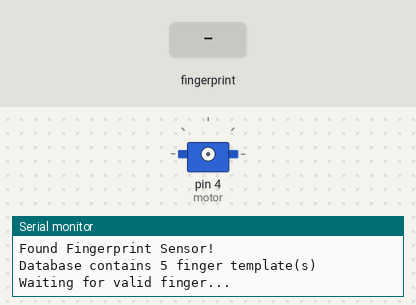
A sketch run on a simulated Arduino Mega 2560, built with avr-gcc and run on an emulated ATmega2560. Shown: servo, the last lines printed to the serial monitor. Inputs (shaded band) come from the test bench.

Above: at 2.2 s.
2.3 s: finger stored as number 1 placed on the sensor
At 3.2 s:
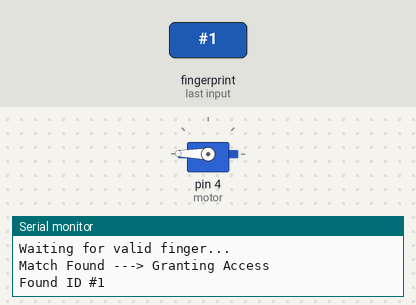
At 4.33 s:
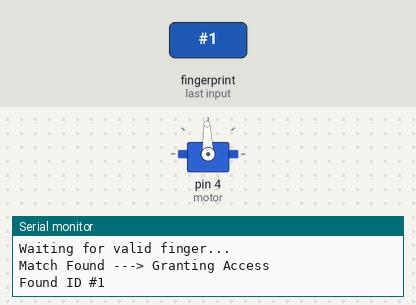
5.3 s: finger stored as number 1 placed on the sensor
At 6.99 s:
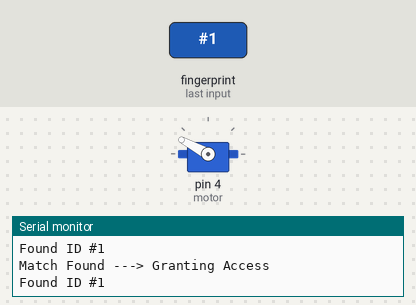
Timing chart, 0 to 9.3 s (numbered marks = the images above; inputs shaded):
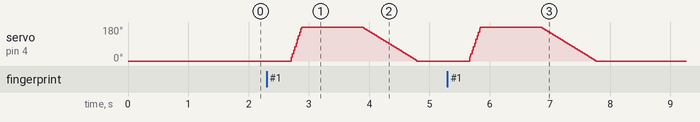

Measured:
- after the input at 2.3 s, servo on pin 4 (motor): rises from 0° to 180° in 1.2 s, then falls to 0° in 0.91 s
- after the input at 5.3 s, servo on pin 4 (motor): rises from 0° to 180° in 1.2 s, then falls to 0° in 0.91 s

The sketch:

FP_RFID_Working.ino
```cpp
/*
Author : Samdharsi Kumar
Make the following connections on Arduino MEGA

1.RFID EM-18
VCC - 5V
GND - GND
TX - 19(RX)  (Serial1)

2.Fingerprint Sensor Module
VCC (Red) - 5V
GND (Black) - GND
TX (Blue) - 16(RX)  (Serial2) (ignore board TX)
RX (Yellow) - 17(TX)

3.Servo MOTOR
VCC (Red) - 5V
GND (Brown) - GND
DATA (Orange) - 4

MEGA Serial Reference
Serial1 19(RX), 18(TX)
Serial2 16(RX), 17(TX)
Serial3 15(RX), 14(TX)
*/

#include <Servo.h>
//#include<SoftwareSerial.h>
#include <Adafruit_Fingerprint.h>

//SoftwareSerial rfid(19,18);
//SoftwareSerial fingerprint(16, 17);
int read_count=0;
int j=0,k=0,z=0; // Variables to iterate in for loops
char data_temp, RFID_data[12];
Servo motor;
char Saved_Tags[3][12]={
  {'5','A','0','0','1','E','4','2','B','6','B','0'},
  {'1','8','0','0','8','D','C','0','2','E','7','B'},
  {'1','8','0','0','8','F','G','6','7','W','2','A'}};
boolean tag_check,tag_status,entry_control;
int angle = 0,fp_found=0;
Adafruit_Fingerprint finger = Adafruit_Fingerprint(&Serial2);

void setup(){
  Serial.begin(115200);  //To PC SERIAL MONITOR
  Serial1.begin(9600);   //RFID SERIAL
  Serial2.begin(57600);  //FINGERPRINT Serial
  Serial.println("\n\nFP_Sensor Detect Test");
  finger.begin(57600);
  if (finger.verifyPassword()) {
    fp_found = 1;
    Serial.println("Found Fingerprint Sensor!");
    finger.getTemplateCount();
    Serial.print("\n\nDatabase contains ");
    Serial.print(finger.templateCount);
    Serial.println(" finger template(s)");
    Serial.println("Waiting for valid finger...\n\n");
  }
  else {
    fp_found = 0;
    Serial.println("Did not find Fingerprint Sensor!");
    Serial.println("\n Use RFID!");
  }
}
void loop(){
  if(fp_found == 1){
    getFingerprintIDez();
    delay(50);
  }
  else{
    rfid_check();
    delay(50);
  }
  rfid_check();
}
//=================================================================
void RecieveData(){
  if(Serial1.available()>0)
  {
    data_temp=Serial1.read();
    RFID_data[read_count]=data_temp;
    read_count++;
    j++;
    delay(1);
  }
}
//=================================================================

//=================================================================
void CheckData(){
  if(read_count==12)
  {
    entry_control=true;
    for(k=0;k<3;k++)
    {
      for(j=0;j<12;j++)
      {
        if(Saved_Tags[k][j]==RFID_data[j])
        {
          tag_check=true;
        }
        else
        {
          tag_check=false;
          break;
        }
      }
      if(tag_check==true)
      {
        tag_status=true;
      }
    }
      read_count=0;
  }
}
//=================================================================

//=================================================================
void AccessCheck()
{
  if(entry_control==true)
  {
    if(tag_status==true)
    {
      Serial.println("\n\nRFID Card Accepted");
      Serial.println("Access Granted\n\n");
      //======================= SERVO MOTOR ===========================
      motor.attach(4);
      for(angle = 0; angle < 180; angle += 1)
      {
        motor.write(angle);
        delay(1);
      }
      delay(1000);
      for(angle = 180; angle>=0; angle-=1)
      {
        motor.write(angle);
        delay(5);
      }
      motor.detach();
      //==============================================================
    }
    else
    {
      Serial.println("\n\nRFID Card not Accepted");
      Serial.println("Access Denied\n");
    }
    entry_control=false;
    tag_status=false;
  }}
//=================================================================

//==================================================================
int getFingerprintIDez() {

  uint8_t p = finger.getImage();
  if (p != FINGERPRINT_OK)  return -1;

  p = finger.image2Tz();
  if (p != FINGERPRINT_OK)  return -1;

  p = finger.fingerFastSearch();
  if (p != FINGERPRINT_OK)  return -1;

  // found a match!
  Serial.print("\n\nMatch Found ---> Granting Access\n");
  Serial.print("Found ID #"); Serial.print(finger.fingerID);
  //Serial.print(" with confidence of "); Serial.println(finger.confidence);
  if(finger.confidence >=50){
    //======================= SERVO MOTOR ===========================
    motor.attach(4);
    for(angle = 0; angle < 180; angle += 1)
    {
      motor.write(angle);
      delay(1);
    }
    delay(1000);
    for(angle = 180; angle>=0; angle-=1)
    {
      motor.write(angle);
      delay(5);
    }
    motor.detach();
    //==============================================================
  }
  return finger.fingerID;
}
//==================================================================

void rfid_check(){
  while(z<12){
    RecieveData();
    z++;
  }
  CheckData();
  AccessCheck();
}
```
